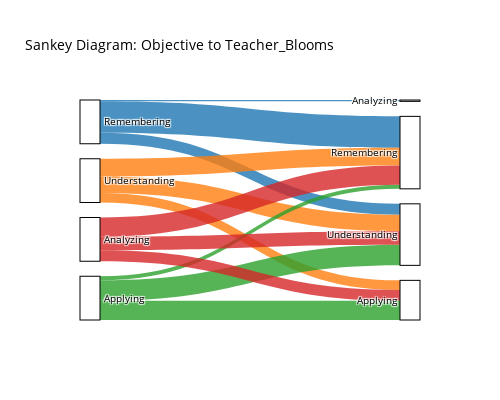

Notebook code cell kept with this figure:
### Code cell
#Define colors for each objective value
color_map = {
    0: 'rgba(31, 119, 180, 0.8)',  # Remembering (blue)
    1: 'rgba(255, 127, 14, 0.8)',  # Understanding (orange)
    2: 'rgba(44, 160, 44, 0.8)',   # Applying (green)
    3: 'rgba(214, 39, 40, 0.8)'    # Analyzing (red)
}

# Apply colors based on the source
link_colors = [color_map[src] for src in source]

# Create the Sankey diagram with labels
fig = go.Figure(go.Sankey(
    node=dict(
        pad=15,
        thickness=20,
        line=dict(color="black", width=1),
        label=labels + labels,
        # Duplicating the labels for both source and target
        color="white"  # Set the node color to white
    ),
    link=dict(
        source=source,  # Indices correspond to source
        target=target,  # Indices correspond to target
        value=value,
        color=link_colors,  # Apply the colors based on the source objective
        customdata=value,  # Pass the flow values for labeling
        hovertemplate='Value: %{value}<br>Source: %{source.label}<br>Target: %{target.label}<extra></extra>',  # Customize hover info
        label=labels  # This automatically labels the lines with the respective values
    )
))

# Update the layout to make the diagram narrower and boxes white
fig.update_layout(
    title_text="Sankey Diagram: Objective to Teacher_Blooms",
    font=dict(size = 10, color = 'black'),
    width=500,  # Adjust this value to make the diagram narrower
    height=400,  # You can adjust the height as needed
    paper_bgcolor='rgba(255,255,255,0)',  # Set background to white
    plot_bgcolor='rgba(255,255,255,0)'  # Set plot background to white
)

# Show the diagram
fig.show()


# Label Left Side GPT Label, Right Teacher Label
# Try to enforce according to Bloom's

### Figure 1 — Plotly figure (JSON) as saved in the notebook; plotly's stock layout.template omitted (floating-point values rounded to 4 significant figures)
{"data": [{"link": {"color": ["rgba(31, 119, 180, 0.8)", "rgba(31, 119, 180, 0.8)", "rgba(31, 119, 180, 0.8)", "rgba(255, 127, 14, 0.8)", "rgba(255, 127, 14, 0.8)", "rgba(255, 127, 14, 0.8)", "rgba(44, 160, 44, 0.8)", "rgba(44, 160, 44, 0.8)", "rgba(44, 160, 44, 0.8)", "rgba(214, 39, 40, 0.8)", "rgba(214, 39, 40, 0.8)", "rgba(214, 39, 40, 0.8)"], "customdata": [23, 8, 1, 13, 12, 7, 3, 15, 14, 14, 10, 8], "hovertemplate": "Value: %{value}<br>Source: %{source.label}<br>Target: %{target.label}<extra></extra>", "label": ["Remembering", "Understanding", "Applying", "Analyzing"], "source": [0, 0, 0, 1, 1, 1, 2, 2, 2, 3, 3, 3], "target": [4, 5, 7, 4, 5, 6, 4, 5, 6, 4, 5, 6], "value": [23, 8, 1, 13, 12, 7, 3, 15, 14, 14, 10, 8]}, "node": {"color": "white", "label": ["Remembering", "Understanding", "Applying", "Analyzing", "Remembering", "Understanding", "Applying", "Analyzing"], "line": {"color": "black", "width": 1}, "pad": 15, "thickness": 20}, "type": "sankey"}], "layout": {"font": {"color": "black", "size": 10}, "height": 400, "paper_bgcolor": "rgba(255,255,255,0)", "plot_bgcolor": "rgba(255,255,255,0)", "title": {"text": "Sankey Diagram: Objective to Teacher_Blooms"}, "width": 500}}
